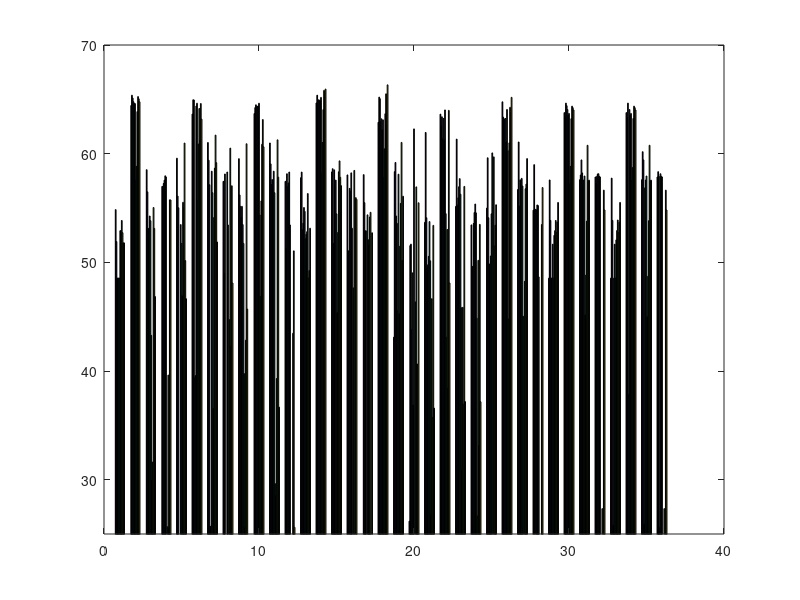

Write MATLAB code to recreate this figure. (Note: this script raises an error after producing the figure.)
y = [0 54.851 51.91 48.546 48.546 48.546 48.546 52.914 52.914 53.85 52.728 51.79 51.79;
0 64.431 65.38 65.117 64.781 64.633 64.606 57.636 58.834 63.871 65.252 65.046 64.772;
0 58.524 56.484 53.124 52.157 54.264 53.83 43.276 29.958 31.624 55.045 53.124 46.849;
0 56.986 56.688 57.257 57.558 57.962 57.856 0 25.664 39.626 25.597 55.753 55.737;
59.583 56.097 55.019 0 0 53.475 51.74 46.923 55.523 55.148 60.976 50.155 46.649;
63.644 64.96 64.938 39.379 39.577 64.383 64.641 55.723 60.888 64.157 61.226 64.614 63.183;
61.027 59.398 57.142 25.706 25.706 58.386 56.407 36.538 54.125 58.663 61.708 59.169 51.869;
57.453 48.987 58.13 0 0 58.312 53.438 0 44.725 60.509 42.306 57.044 48.095;
59.539 56.2 55.151 54.141 55.148 53.475 51.74 39.754 25.597 42.832 60.911 45.697 0;
63.696 64.238 64.496 64.323 64.355 64.383 64.641 54.357 46.868 55.653 60.864 63.14 60.63;
60.983 59.059 57.166 57.619 56.83 58.386 56.407 29.626 28.547 39.309 61.274 57.835 36.675;
57.453 51.257 58.151 56.963 57.307 58.312 53.438 0 0 0 43.473 51.057 25.621;
57.79 58.306 53.006 53.603 55.044 54.689 52.162 52.579 52.82 56.331 48.548 49.245 53.138;
64.669 65.379 63.167 64.958 64.908 64.865 65.178 58.207 61.033 64.051 65.821 65.157 65.945;
58.322 58.616 51.741 58.511 57.076 57.567 54.461 45.366 52.752 58.332 59.336 57.826 57.058;
58.045 51.069 0 56.804 56.545 58.235 53.139 0 47.645 58.457 0 55.951 55.803;
0 58.071 55.493 52.898 52.898 0 54.37 52.08 51.598 54.167 54.603 0 52.721;
62.891 65.203 65.055 62.942 63.209 62.195 63.115 57.774 60.445 63.675 65.507 62.8 66.333;
43.112 58.344 59.19 54.259 53.59 45.524 58.11 45.271 51.493 55.422 61.034 50.167 56.083;
26.183 51.541 51.674 43.834 49.031 36.86 62.28 0 46.357 56.944 40.648 25.751 55.481;
53.681 61.949 54.103 49.557 49.774 50.553 53.751 50.139 26.777 46.653 35.704 53.4 36.582;
63.633 62.552 63.396 61.399 63.243 61.271 64.024 54.478 43.105 53.023 38.434 63.983 48.102;
55.146 61.339 55.262 55.936 56.957 57.702 56.266 45.828 30.867 45.856 36.942 56.986 37.185;
53.444 49.63 25.902 53.574 54.584 55.364 54.554 44.862 26.657 50.182 33.142 53.492 37.17;
54.991 59.621 54.103 49.841 49.841 50.584 54.465 60.07 0 59.705 51.512 53.424 55.299;
64.773 63.362 63.185 63.195 63.239 61.074 64.069 60.295 44.782 60.995 64.265 63.903 65.183;
56.705 61.076 55.174 57.593 57.259 57.725 57.022 45.034 0 48.248 56.772 57.199 59.546;
54.803 58.99 0 54.876 54.81 55.281 55.225 48.656 0 0 0 53.478 56.883;
48.546 57.581 53.858 48.546 48.546 51.666 48.546 52.482 52.914 53.85 52.728 53.696 55.511;
63.78 63.384 64.652 64.412 64.063 63.541 63.701 57.225 58.832 63.221 64.371 64.23 64.019;
57.605 58.038 59.424 58.228 56.854 57.577 57.945 45.158 48.83 53.786 60.771 57.506 57.563;
57.856 57.296 57.92 58.132 58.153 57.92 57.856 0 0 27.336 0 56.641 54.818;
48.546 57.748 53.858 25.794 48.546 51.666 48.546 52.066 52.924 53.891 52.728 53.696 55.511;
63.78 63.305 64.652 37.824 64.063 63.541 63.701 57.527 58.716 63.24 64.371 64.23 64.019;
57.605 60.181 59.424 25.902 56.854 57.577 57.945 44.982 48.721 53.827 60.771 57.506 57.563;
57.856 58.344 57.92 25.576 58.153 57.92 57.856 0 0 27.336 0 56.641 54.818];

fig = figure;
h = bar(y,'hist');
ylim([25 70]);
xticklabel_rotate([1 2 3 4 5 6 7 8 9 10 11 12 13 14 15 16 17 18 19 20 21 22 23 24 25 26 27 28 29 30 31 32 33 34 35 36], 90, {'J48', 'NB', 'RF', 'SVM', 'HV-VC-J48', 'HV-VC-NB', 'HV-VC-RF', 'HV-VC-SVM', 'HV-CFC-J48', 'HV-CFC-NB', 'HV-CFC-RF', 'HV-CFC-SVM', 'H-VC-J48', 'H-VC-NB', 'H-VC-RF', 'H-VC-SVM', 'H-CFC-J48', 'H-CFC-NB', 'H-CFC-RF', 'H-CFC-SVM', 'VH-VC-J48', 'VH-VC-NB', 'VH-VC-RF', 'VH-VC-SVM', 'VH-CFC-J48', 'VH-CFC-NB', 'VH-CFC-RF', 'VH-CFC-SVM', 'V-VC-J48', 'V-VC-NB', 'V-VC-RF', 'V-VC-SVM', 'V-CFC-J48', 'V-CFC-NB', 'V-CFC-RF', 'V-CFC-SVM'} ,'Fontsize',8);
colormap('default');
grid on
l = cell(1,13);
l{1}='NoR'; l{2}='R1'; l{3}='R1-1'; l{4}='R1-2'; l{5}='R2'; l{6}='R2-1'; l{7}='R2-2'; l{8}='R3-1'; l{9}='R3-2';l{10}='R3-3'; l{11}='R4-1'; l{12}='R4-2'; l{13}='R4-3';   
legend(h, l, 'Location', 'eastoutside');

title('Performances of the ensemble models on MIMIC-III Senior Dataset', 'FontSize',14,'FontWeight','bold');
ylabel('Fwa score in percentage', 'FontSize', 12, 'FontWeight', 'bold');
xlabel('Ensemble Models', 'FontSize', 12, 'FontWeight', 'bold');

set(fig, 'Units', 'Inches');
pos = get(fig, 'Position');
set(fig, 'PaperPositionMode', 'Auto', 'PaperUnits', 'Inches', 'PaperSize', [pos(3), pos(4)]);
print(fig, 'mimic3_senior24hrs_full', '-dpdf', '-r0');
